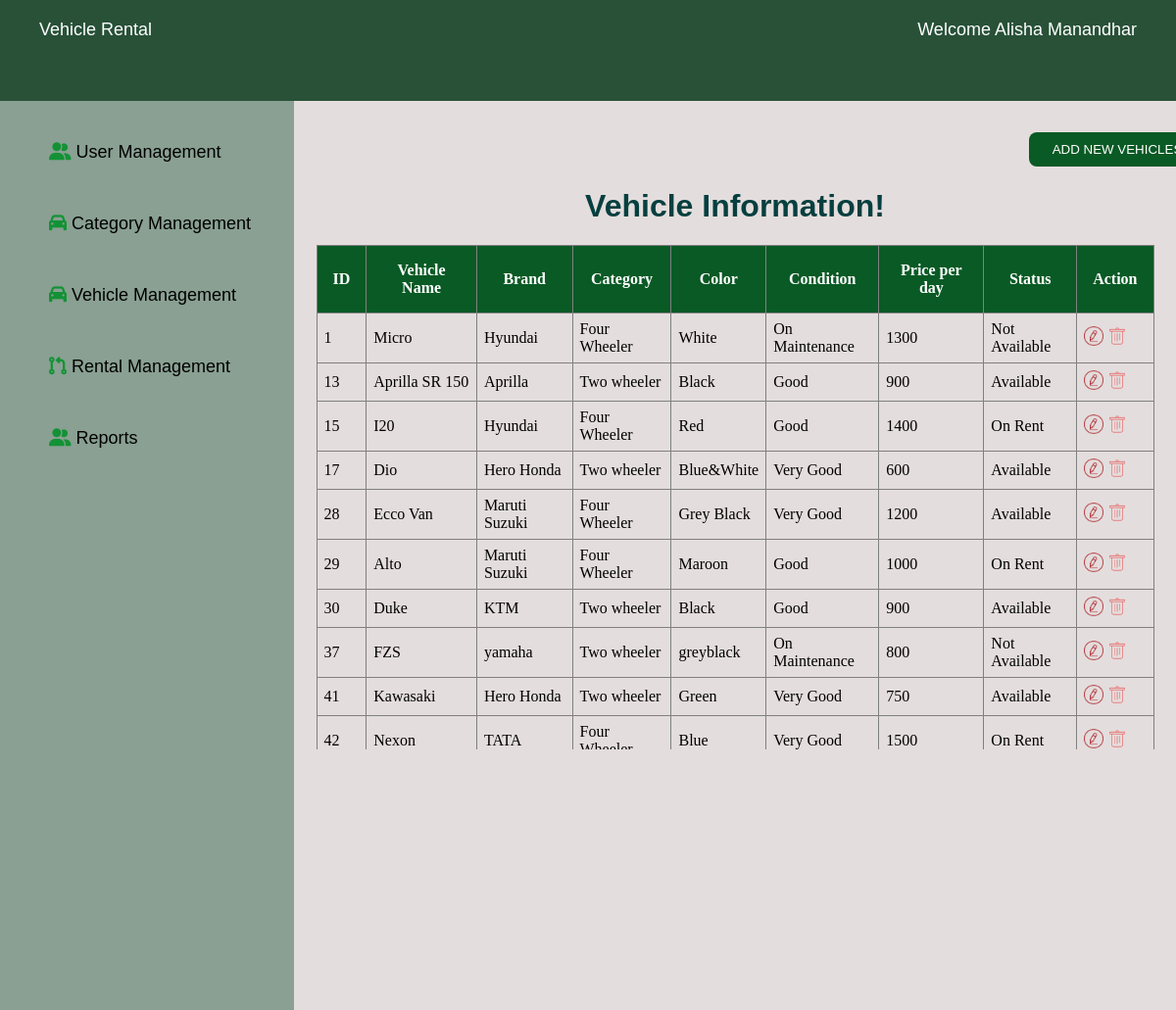
The app's page /frontend/pages/vehiclemngmnt.php (signed in) with its own data.
### tables this page shows
CREATE TABLE `vehicle` (
  `vehicle_id` int(11) NOT NULL,
  `vehicle_name` varchar(255) DEFAULT NULL,
  `vehicle_status` varchar(255) DEFAULT NULL,
  `hourly_rate` int(11) DEFAULT NULL,
  `vehicle_brand` varchar(255) DEFAULT NULL,
  `color` varchar(255) DEFAULT NULL,
  `vehicle_condition` varchar(255) DEFAULT NULL,
  `vehicle_image` varchar(255) DEFAULT NULL,
  `category_id` int(11) NOT NULL
);

CREATE TABLE `categories` (
  `category_id` int(11) NOT NULL,
  `category_name` varchar(255) DEFAULT NULL
);

### backend/functions/showvehicles.php (called while the page is built)
<?php
$sql = "SELECT * FROM vehicle join categories on vehicle.category_id=categories.category_id";
$result = mysqli_query($conn,$sql);
?>

### frontend/pages/vehiclemngmnt.php (the view, shortened to what this page needs)
<!DOCTYPE html>
<html lang="en">
<head>
    <link rel="stylesheet" href="../assets/css/vehiclemngmnt.css?v=1">
    <link rel="stylesheet" href=//cdnjs.cloudflare.com/ajax/libs/font-awesome/6.4.0/css/all.min.css>
</head>
<body>
    <div class="admin-dashboard-header">
        <div class="page-heading">
        <a href="admin_dashboard.php" class="vr">Vehicle Rental</a>
        </div>
        <div class="greet-section">
            Welcome <?php echo($_SESSION['admin_name']) ?>
        </div>
    </div>
    <div class="admin-main">
        <div class="left-section">
            <ul class="nav">
                <li>
                    <a href="usermanagement.php">
                        <i class="fa-solid fa-user-group" style="color: #139235;"></i>
                        User Management
                    </a>
                </li>
                <li>
                    <a href="category.php">
                        <i class="fa-solid fa-car" style="color: #139235;"></i>
                        Category Management
                    </a>
                </li>
                <li>
                    <a href="#">
                        <i class="fa-solid fa-car" style="color: #139235;"></i>
                        Vehicle Management
                    </a>
                </li>
                <li>
                    <a href="rentalmgmnt_admin.php">
                        <i class="fa-solid fa-code-pull-request" style="color: #139235;"></i>
                        Rental Management
                    </a>
                </li>
                <li>
                    <a href="report.php">
                        <i class="fa-solid fa-user-group" style="color: #139235;"></i>
                        Reports
                    </a>
                </li>
            </ul>
        </div>
        <div class="right-section">
            <button class="btn" id="add_vehicle" onclick="add_vehicle()">ADD NEW VEHICLES</button>
            <h1 class="vtext">Vehicle Information!</h1>
            <center>
                <div class="tab">
                    <table border="1">
                 <tr>
                        <th>ID</th>
                        <th>Vehicle Name</th>
                        <th>Brand</th>
                        <th>Category</th>
                        <th>Color</th>
                        <th>Condition</th>
                        <th>Price per day</th>
                        <th>Status</th>
                        <th>Action</th>
                    </tr>
                    <?php
                    include '../../backend/config.php';
                    include '../../backend/functions/showvehicles.php';
                    while($row=mysqli_fetch_assoc($result)){
                    $vehicle_id=$row['vehicle_id'];
                    ?>
                    <tr>
                        <td><?php echo ($row['vehicle_id']); ?></td>
                        <td><?php echo($row['vehicle_name']); ?></td>
                        <td><?php echo($row['vehicle_brand']); ?></td>
                        <td><?php echo($row['category_name']); ?></td>
                        <td><?php echo($row['color']); ?></td>
                        <td><?php echo($row['vehicle_condition']); ?></td>
                        <td><?php echo($row['hourly_rate']); ?></td>
                        <td><?php echo($row['vehicle_status']); ?></td>
                        <td><a href="editvehicle.php?vehicle_id=<?php echo($vehicle_id) ?>"><img src="../assets/images/edit.png" width="20" height="20"></a>
                         <a href="../../backend/functions/delete.php?id=<?php  echo($row['vehicle_id']);?>"><img src="../assets/images/delete.png" width="20" height="20"></a></td>
                    </tr>
                    <?php
                    }?>
                    </table>
            </center>
        </div>
</body>
</html>

### frontend/assets/css/vehiclemngmnt.css (style rules this page uses)
body { background-color: rgb(228, 221, 221); margin: 0px; padding: 0px; }
.admin-main { width: 100%; height: 80vh; display: flex; }
.left-section { width: 25%; height: 90vh; background-color: rgb(137, 160, 146); }
.admin-dashboard-header { width: 100%; height: 10vh; background-color:rgb(40, 81, 56) ; display: flex; justify-content: space-between; }
.nav { list-style: none; }
.nav li { margin-top:2rem; padding: 10px; }
.nav li a { font-family: sans-serif; text-decoration: none; color: black; font-size: 18px; }
h1 { text-align: center; font: sans-serif; color: rgb(6, 63, 63); }
table { border-collapse: collapse; width: 95%; }
th { padding: 1rem; background-color: rgb(9, 90, 37); color: white; }
.page-heading { color: #FFFFFF; font-family: sans-serif; font-size: 18px; padding: 20px; padding-left: 40px; }
.page-heading a { color: white; text-decoration: none; }
.greet-section { color: #FFFFFF; font-family: sans-serif; font-size: 18px; padding: 20px; float: right; padding-right: 40px; }
.right-section { width: 75%; height: 40vh; justify-content: space-around; flex-wrap: wrap; margin-top: 2rem; }
.btn { background-color: rgb(9, 90, 37); color: white; margin-left: 750px; width: 20%; border: none; border-radius: 8px; height: 35px; cursor: pointer; }
.vtext { font-family: sans-serif; }
td { padding: 7px; }
.tab { overflow-y: scroll; border: 1px solid black; height: 50vh; border: none; }

### records on screen
vehicle: vehicle_id "1", vehicle_name "Micro", vehicle_brand "Hyundai", category.category_name "Four Wheeler", color "White", vehicle_condition "On Maintenance", hourly_rate "1300", vehicle_status "Not Available"
vehicle: vehicle_id "13", vehicle_name "Aprilla SR 150", vehicle_brand "Aprilla", category.category_name "Two wheeler", color "Black", vehicle_condition "Good", hourly_rate "900", vehicle_status "Available"
vehicle: vehicle_id "15", vehicle_name "I20", vehicle_brand "Hyundai", category.category_name "Four Wheeler", color "Red", vehicle_condition "Good", hourly_rate "1400", vehicle_status "On Rent"
vehicle: vehicle_id "17", vehicle_name "Dio", vehicle_brand "Hero Honda", category.category_name "Two wheeler", color "Blue&White", vehicle_condition "Very Good", hourly_rate "600", vehicle_status "Available"
vehicle: vehicle_id "28", vehicle_name "Ecco Van", vehicle_brand "Maruti Suzuki", category.category_name "Four Wheeler", color "Grey Black", vehicle_condition "Very Good", hourly_rate "1200", vehicle_status "Available"
vehicle: vehicle_id "29", vehicle_name "Alto", vehicle_brand "Maruti Suzuki", category.category_name "Four Wheeler", color "Maroon", vehicle_condition "Good", hourly_rate "1000", vehicle_status "On Rent"
vehicle: vehicle_id "30", vehicle_name "Duke", vehicle_brand "KTM", category.category_name "Two wheeler", color "Black", vehicle_condition "Good", hourly_rate "900", vehicle_status "Available"
vehicle: vehicle_id "37", vehicle_name "FZS", vehicle_brand "yamaha", category.category_name "Two wheeler", color "greyblack", vehicle_condition "On Maintenance", hourly_rate "800", vehicle_status "Not Available"
vehicle: vehicle_id "41", vehicle_name "Kawasaki", vehicle_brand "Hero Honda", category.category_name "Two wheeler", color "Green", vehicle_condition "Very Good", hourly_rate "750", vehicle_status "Available"
vehicle: vehicle_id "42", vehicle_name "Nexon", vehicle_brand "TATA", category.category_name "Four…", color "Blue", vehicle_condition "Very Good", hourly_rate "1500", vehicle_status "On Rent"

### other values on screen
$_SESSION['admin_name'] "Alisha Manandhar"
